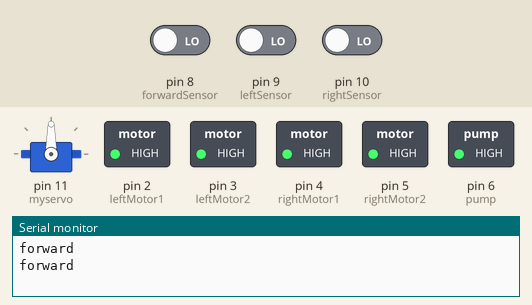
Recording of a sketch running on a simulated Arduino Uno, built with avr-gcc and run on an emulated ATmega328P. On the bench: servo, switched loads named in the sketch (green lamp = pin HIGH), the last lines printed to the serial monitor. The test bench sets the inputs (shaded band); at power-on: pin 8 (forwardSensor) LOW, pin 9 (leftSensor) LOW, pin 10 (rightSensor) LOW.

Above: at 3.8 s.
6.7 s: pin 8 (forwardSensor) driven HIGH
At 9.5 s:
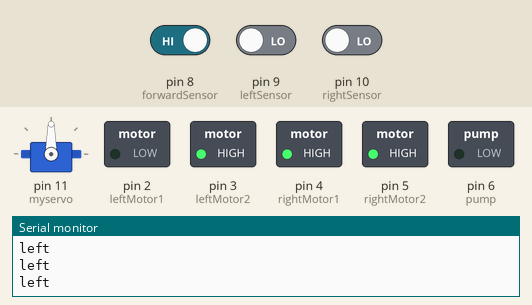
10.5 s: pin 9 (leftSensor) driven HIGH
At 10.9 s:
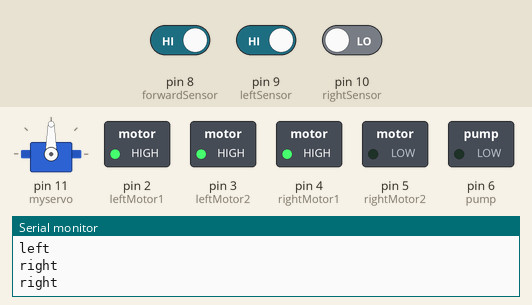
14.3 s: pin 9 (leftSensor) driven LOW
At 15.1 s:
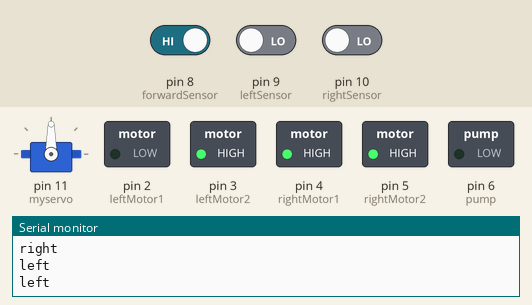
18.1 s: pin 9 (leftSensor) driven HIGH and pin 10 (rightSensor) driven HIGH
At 19.1 s:
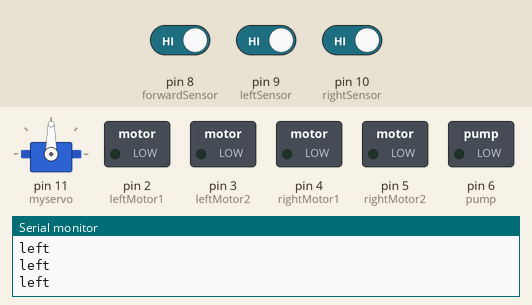
21.9 s: pin 10 (rightSensor) driven LOW
At 23.4 s:
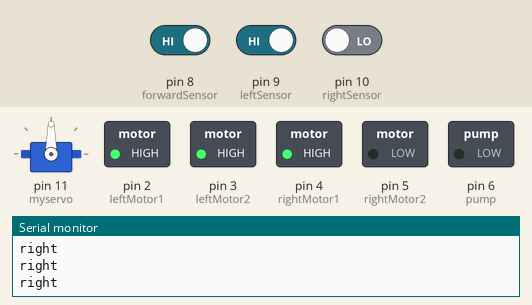
Timing chart, 0 to 24.9 s (numbered marks = the images above; inputs shaded):
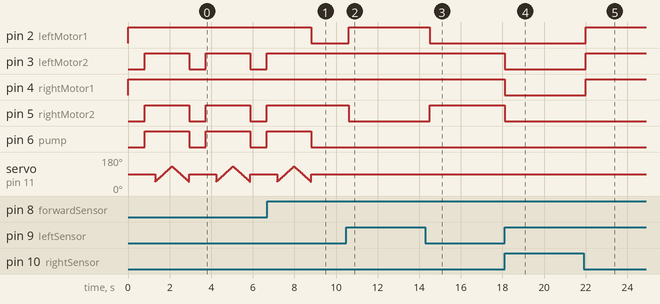

Measured:
- after the input at 6.7 s, pin 2 (leftMotor1): HIGH → LOW after 2.1 s; pin 3 (leftMotor2), pin 5 (rightMotor2): stays HIGH (without the input it goes to LOW after 2.1 s); pin 6 (pump): goes on until 8.8 s, then stays LOW
- after the input at 10.5 s, pin 2 (leftMotor1): LOW → HIGH after 0.10 s; pin 5 (rightMotor2): HIGH → LOW after 0.10 s
- after the input at 14.3 s, pin 2 (leftMotor1): HIGH → LOW after 0.20 s; pin 5 (rightMotor2): LOW → HIGH after 0.20 s
- after the input at 18.1 s, pin 3 (leftMotor2), pin 4 (rightMotor1), pin 5 (rightMotor2): HIGH → LOW at once
- after the input at 21.9 s, pin 2 (leftMotor1), pin 3 (leftMotor2), pin 4 (rightMotor1): LOW → HIGH after 0.11 s
- by itself, pin 3 (leftMotor2), pin 5 (rightMotor2), pin 6 (pump): alternates HIGH for 2.1 s and LOW for 0.80 s

The sketch:

FireFightingRobot.ino
```cpp
/*------ Arduino Fire Fighting Robot Code----- */


#include <Servo.h>

  Servo myservo;


  int pos = 0;

  boolean fire = false;


  /*-------defining Inputs------*/

  int forwardSensor = 8;
  int leftSensor = 9;
  int rightSensor = 10;


  /*-------defining Outputs------*/
  int pump = 6;
  int leftMotor1 = 2;
  int leftMotor2 = 3;
  int rightMotor1 = 4;
  int rightMotor2 = 5;


    void
    setup()

  {

    pinMode(leftSensor, INPUT);

    pinMode(rightSensor, INPUT);

    pinMode(forwardSensor, INPUT);

    pinMode(leftMotor1, OUTPUT);

    pinMode(leftMotor2, OUTPUT);

    pinMode(rightMotor1, OUTPUT);

    pinMode(rightMotor2, OUTPUT);

    pinMode(pump, OUTPUT);

    Serial.begin(9600);

    myservo.attach(11);

    myservo.write(90);
  }


  void put_off_fire()

  {

    delay(500);


    digitalWrite(leftMotor1, HIGH);

    digitalWrite(leftMotor2, HIGH);

    digitalWrite(rightMotor1, HIGH);

    digitalWrite(rightMotor2, HIGH);


    digitalWrite(pump, HIGH);
    delay(500);


    for (pos = 50; pos <= 130; pos += 1) {

      myservo.write(pos);

      delay(10);
    }

    for (pos = 130; pos >= 50; pos -= 1) {

      myservo.write(pos);

      delay(10);
    }


    digitalWrite(pump, LOW);

    myservo.write(90);


    fire = false;
  }


  void loop()

  {

    myservo.write(90);


    if (digitalRead(leftSensor) == 1 && digitalRead(rightSensor) == 1 && digitalRead(forwardSensor) == 1)  //If Fire not detected all sensors are one

    {

      //Do not move the robot

      digitalWrite(leftMotor1, LOW);

      digitalWrite(leftMotor2, LOW);

      digitalWrite(rightMotor1, LOW);

      digitalWrite(rightMotor2, LOW);

    }


    else if (digitalRead(forwardSensor) == 0)  //If Fire is straight ahead

    {

      //Move the robot forward

      digitalWrite(leftMotor1, HIGH);

      digitalWrite(leftMotor2, LOW);

      digitalWrite(rightMotor1, HIGH);

      digitalWrite(rightMotor2, LOW);

      fire = true;
      Serial.println("forward");

    }


    else if (digitalRead(leftSensor) == 0)  //If Fire is to the left

    {

      //Move the robot left

      digitalWrite(leftMotor1, LOW);

      digitalWrite(leftMotor2, HIGH);

      digitalWrite(rightMotor1, HIGH);

      digitalWrite(rightMotor2, HIGH);

      Serial.println("left");

    }


    else if (digitalRead(rightSensor) == 0)  //If Fire is to the right

    {

      //Move the robot right

      digitalWrite(leftMotor1, HIGH);

      digitalWrite(leftMotor2, HIGH);

      digitalWrite(rightMotor1, HIGH);

      digitalWrite(rightMotor2, LOW);

      Serial.println("right");
    }


    delay(300);  //Slow down the speed of robot


    while (fire == true)

    {

      put_off_fire();
    }
  }
```
